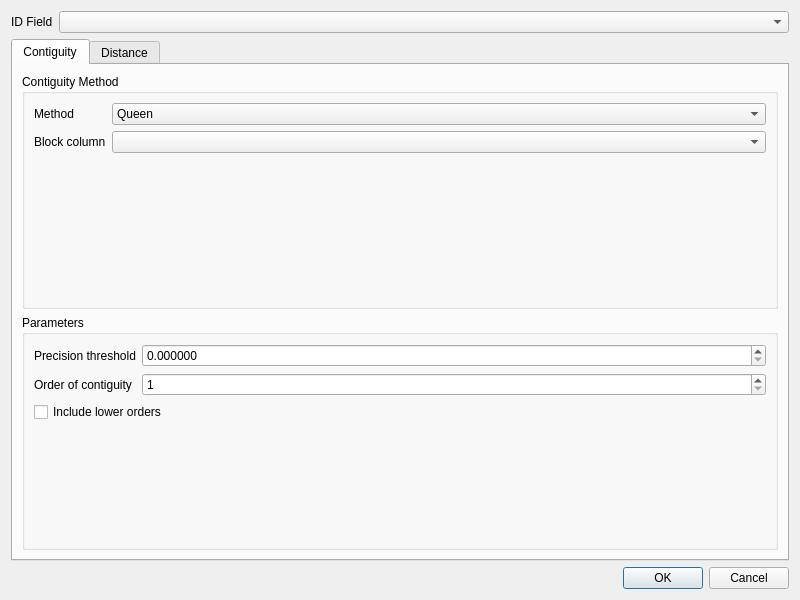
<?xml version="1.0" encoding="UTF-8"?>
<ui version="4.0">
 <class>WeightsDialog</class>
 <widget class="QDialog" name="WeightsDialog">
  <property name="geometry">
   <rect>
    <x>0</x>
    <y>0</y>
    <width>800</width>
    <height>600</height>
   </rect>
  </property>
  <property name="windowTitle">
   <string>Weights</string>
  </property>
  <layout class="QVBoxLayout" name="verticalLayout">
   <item>
    <layout class="QFormLayout" name="idLayout">
     <item row="0" column="0">
      <widget class="QLabel" name="idLabel">
       <property name="text">
        <string>ID Field</string>
       </property>
      </widget>
     </item>
     <item row="0" column="1">
      <widget class="QComboBox" name="idFieldCombo"/>
     </item>
    </layout>
   </item>
   <item>
    <widget class="QTabWidget" name="mainTab">
     <widget class="QWidget" name="contiguityTab">
      <attribute name="title">
       <string>Contiguity</string>
      </attribute>
      <layout class="QVBoxLayout" name="contigLayout">
       <item>
        <widget class="QGroupBox" name="contiguityGroup">
         <property name="title">
          <string>Contiguity Method</string>
         </property>
         <layout class="QFormLayout" name="contiguityMethodLayout">
          <item row="0" column="0">
           <widget class="QLabel" name="contiguityLabel">
            <property name="text">
             <string>Method</string>
            </property>
           </widget>
          </item>
          <item row="0" column="1">
           <widget class="QComboBox" name="contiguityCombo">
            <item>
             <property name="text">
              <string>Queen</string>
             </property>
            </item>
            <item>
             <property name="text">
              <string>Rook</string>
             </property>
            </item>
            <item>
             <property name="text">
              <string>Block</string>
             </property>
            </item>
           </widget>
          </item>
          <item row="1" column="0">
           <widget class="QLabel" name="blockLabel">
            <property name="text">
             <string>Block column</string>
            </property>
           </widget>
          </item>
          <item row="1" column="1">
           <widget class="QComboBox" name="blockColumnCombo"/>
          </item>
         </layout>
        </widget>
       </item>
       <item>
        <widget class="QGroupBox" name="contiguityParamsGroup">
         <property name="title">
          <string>Parameters</string>
         </property>
         <layout class="QFormLayout" name="contiguityParamsLayout">
          <item row="0" column="0">
           <widget class="QLabel" name="precisionLabel">
            <property name="text">
             <string>Precision threshold</string>
            </property>
           </widget>
          </item>
          <item row="0" column="1">
           <widget class="QDoubleSpinBox" name="precisionSpin">
            <property name="minimum">
             <double>0.0</double>
            </property>
            <property name="maximum">
             <double>1000000.0</double>
            </property>
            <property name="decimals">
             <number>6</number>
            </property>
           </widget>
          </item>
          <item row="1" column="0">
           <widget class="QLabel" name="orderLabel">
            <property name="text">
             <string>Order of contiguity</string>
            </property>
           </widget>
          </item>
          <item row="1" column="1">
           <widget class="QSpinBox" name="orderSpin">
            <property name="minimum">
             <number>1</number>
            </property>
            <property name="maximum">
             <number>10</number>
            </property>
           </widget>
          </item>
          <item row="2" column="0" colspan="2">
           <widget class="QCheckBox" name="includeLowerCheck">
            <property name="text">
             <string>Include lower orders</string>
            </property>
           </widget>
          </item>
         </layout>
        </widget>
       </item>
      </layout>
     </widget>
     <widget class="QWidget" name="distanceTab">
      <attribute name="title">
       <string>Distance</string>
      </attribute>
      <layout class="QVBoxLayout" name="distanceLayout">
       <item>
        <widget class="QTabWidget" name="distanceTypeTabs">
         <widget class="QWidget" name="geomDistanceTab">
          <attribute name="title">
           <string>Geometric Centroid</string>
          </attribute>
          <layout class="QVBoxLayout" name="geomLayout">
           <item>
          <layout class="QFormLayout" name="coordLayout">
           <item row="0" column="0">
            <widget class="QLabel" name="geomMetricLabel">
             <property name="text">
              <string>Distance metric</string>
             </property>
            </widget>
           </item>
           <item row="0" column="1">
            <widget class="QComboBox" name="geomMetricCombo">
             <item>
              <property name="text">
               <string>Euclidean</string>
              </property>
             </item>
             <item>
              <property name="text">
               <string>Arc Distance</string>
              </property>
             </item>
            </widget>
           </item>
          </layout>
         </item>
           <item>
            <widget class="QTabWidget" name="geomMethodTabs">
             <widget class="QWidget" name="bandTab">
              <attribute name="title">
               <string>Distance Band</string>
              </attribute>
              <layout class="QFormLayout" name="bandLayout">
               <item row="0" column="0">
                <widget class="QLabel" name="bandwidthLabel">
                 <property name="text">
                  <string>Bandwidth</string>
                 </property>
                </widget>
               </item>
               <item row="0" column="1">
                <widget class="QDoubleSpinBox" name="bandwidthSpin">
                 <property name="minimum">
                  <double>0.0</double>
                 </property>
                 <property name="maximum">
                  <double>1000000.0</double>
                 </property>
                </widget>
               </item>
               <item row="1" column="0" colspan="2">
                <widget class="QSlider" name="bandwidthSlider">
                 <property name="orientation">
                  <enum>Qt::Horizontal</enum>
                 </property>
                </widget>
               </item>
               <item row="2" column="0" colspan="2">
                <widget class="QCheckBox" name="bandInverseCheck">
                 <property name="text">
                  <string>Use inverse distance</string>
                 </property>
                </widget>
               </item>
               <item row="3" column="0">
                <widget class="QLabel" name="bandPowerLabel">
                 <property name="text">
                  <string>Power</string>
                 </property>
                </widget>
               </item>
               <item row="3" column="1">
                <widget class="QDoubleSpinBox" name="bandPowerSpin">
                 <property name="minimum">
                  <double>0.0</double>
                 </property>
                 <property name="maximum">
                  <double>10.0</double>
                 </property>
                 <property name="singleStep">
                  <double>0.1</double>
                 </property>
                 <property name="enabled">
                  <bool>false</bool>
                 </property>
                </widget>
               </item>
              </layout>
             </widget>
             <widget class="QWidget" name="knnTab">
              <attribute name="title">
               <string>K-nearest neighbors</string>
              </attribute>
              <layout class="QFormLayout" name="knnLayout">
               <item row="0" column="0">
                <widget class="QLabel" name="neighborsLabel">
                 <property name="text">
                  <string>Number of neighbors</string>
                 </property>
                </widget>
               </item>
               <item row="0" column="1">
                <widget class="QSpinBox" name="knnSpin">
                 <property name="minimum">
                  <number>1</number>
                 </property>
                 <property name="maximum">
                  <number>100</number>
                 </property>
                </widget>
               </item>
               <item row="1" column="0" colspan="2">
                <widget class="QCheckBox" name="knnInverseCheck">
                 <property name="text">
                  <string>Use inverse distance</string>
                 </property>
                </widget>
               </item>
               <item row="2" column="0">
                <widget class="QLabel" name="knnPowerLabel">
                 <property name="text">
                  <string>Power</string>
                 </property>
                </widget>
               </item>
               <item row="2" column="1">
                <widget class="QDoubleSpinBox" name="knnPowerSpin">
                 <property name="minimum">
                  <double>0.0</double>
                 </property>
                 <property name="maximum">
                  <double>10.0</double>
                 </property>
                 <property name="singleStep">
                  <double>0.1</double>
                 </property>
                 <property name="enabled">
                  <bool>false</bool>
                 </property>
                </widget>
               </item>
              </layout>
             </widget>
             <widget class="QWidget" name="kernelTab">
              <attribute name="title">
               <string>Kernel</string>
              </attribute>
              <layout class="QVBoxLayout" name="kernelLayout">
               <item>
                <layout class="QFormLayout" name="kernelTopLayout">
                 <item row="0" column="0">
                  <widget class="QLabel" name="kernelFuncLabel">
                   <property name="text">
                    <string>Kernel</string>
                   </property>
                  </widget>
                 </item>
                 <item row="0" column="1">
                  <widget class="QComboBox" name="kernelFunctionCombo">
                   <item>
                    <property name="text">
                     <string>Gaussian</string>
                    </property>
                   </item>
                   <item>
                    <property name="text">
                     <string>Quartic</string>
                    </property>
                   </item>
                   <item>
                    <property name="text">
                     <string>Epanechnikov</string>
                    </property>
                   </item>
                   <item>
                    <property name="text">
                     <string>Triangular</string>
                    </property>
                   </item>
                   <item>
                    <property name="text">
                     <string>Uniform</string>
                    </property>
                   </item>
                  </widget>
                 </item>
                 <item row="1" column="0">
                  <widget class="QLabel" name="diagOptionLabel">
                   <property name="text">
                    <string>Diagonal treatment</string>
                   </property>
                  </widget>
                 </item>
                 <item row="1" column="1">
                  <widget class="QComboBox" name="diagOptionCombo">
                   <item>
                    <property name="text">
                     <string>Diagonal weight = 1</string>
                    </property>
                   </item>
                   <item>
                    <property name="text">
                     <string>Apply kernel to diagonal</string>
                    </property>
                   </item>
                  </widget>
                 </item>
                </layout>
               </item>
               <item>
                <widget class="QGroupBox" name="bandwidthGroup">
                 <property name="title">
                  <string>Bandwidth</string>
                 </property>
                 <layout class="QVBoxLayout" name="bandwidthGroupLayout">
                  <item>
                   <widget class="QRadioButton" name="bandwidthValueRadio">
                    <property name="text">
                     <string>Fixed value</string>
                    </property>
                    <property name="checked">
                     <bool>true</bool>
                    </property>
                   </widget>
                  </item>
                  <item>
                   <layout class="QFormLayout" name="fixedBandwidthLayout">
                    <item row="0" column="0">
                     <widget class="QLabel" name="kernelBandwidthLabel">
                      <property name="text">
                       <string>Bandwidth</string>
                      </property>
                     </widget>
                    </item>
                    <item row="0" column="1">
                     <widget class="QDoubleSpinBox" name="kernelBandwidthSpin">
                      <property name="minimum">
                       <double>0.0</double>
                      </property>
                      <property name="maximum">
                       <double>1000000.0</double>
                      </property>
                     </widget>
                    </item>
                    <item row="1" column="0" colspan="2">
                     <widget class="QSlider" name="kernelBandwidthSlider">
                      <property name="orientation">
                       <enum>Qt::Horizontal</enum>
                      </property>
                     </widget>
                    </item>
                   </layout>
                  </item>
                  <item>
                   <widget class="QRadioButton" name="adaptiveBandwidthRadio">
                    <property name="text">
                     <string>Adaptive bandwidth</string>
                    </property>
                   </widget>
                  </item>
                  <item>
                   <layout class="QFormLayout" name="adaptiveLayout">
                    <item row="0" column="0">
                     <widget class="QLabel" name="kernelNeighborsLabel">
                      <property name="text">
                       <string>Number of neighbors</string>
                      </property>
                     </widget>
                    </item>
                    <item row="0" column="1">
                     <widget class="QSpinBox" name="kernelNeighborsSpin">
                      <property name="minimum">
                       <number>1</number>
                      </property>
                      <property name="maximum">
                       <number>100</number>
                      </property>
                     </widget>
                    </item>
                   </layout>
                  </item>
                  <item>
                   <widget class="QRadioButton" name="maxKnnRadio">
                    <property name="text">
                     <string>Use max knn distance</string>
                    </property>
                   </widget>
                  </item>
                 </layout>
                </widget>
               </item>
              </layout>
             </widget>
            </widget>
           </item>
          </layout>
         </widget>
         <widget class="QWidget" name="variablesTab">
          <attribute name="title">
           <string>Variables</string>
          </attribute>
          <layout class="QFormLayout" name="variablesLayout">
           <item row="0" column="0">
            <widget class="QLabel" name="variablesLabel">
             <property name="text">
              <string>Variables</string>
             </property>
            </widget>
           </item>
           <item row="0" column="1">
            <widget class="QPlainTextEdit" name="variablesEdit"/>
           </item>
           <item row="1" column="0">
            <widget class="QLabel" name="transformLabel">
             <property name="text">
              <string>Transformation</string>
             </property>
            </widget>
           </item>
           <item row="1" column="1">
            <widget class="QComboBox" name="transformCombo">
             <item>
              <property name="text">
               <string>Standardize (Z)</string>
              </property>
             </item>
             <item>
              <property name="text">
               <string>Standardize (MAD)</string>
              </property>
             </item>
             <item>
              <property name="text">
               <string>Demean</string>
              </property>
             </item>
             <item>
              <property name="text">
               <string>Raw</string>
              </property>
             </item>
            </widget>
           </item>
           <item row="2" column="0">
            <widget class="QLabel" name="varMetricLabel">
             <property name="text">
              <string>Distance metric</string>
             </property>
            </widget>
           </item>
           <item row="2" column="1">
            <widget class="QComboBox" name="varMetricCombo">
             <item>
              <property name="text">
               <string>Euclidean</string>
              </property>
             </item>
             <item>
              <property name="text">
               <string>Manhattan</string>
              </property>
             </item>
            </widget>
           </item>
          </layout>
         </widget>
        </widget>
       </item>
      </layout>
     </widget>
    </widget>
   </item>
   <item>
    <widget class="QDialogButtonBox" name="buttonBox">
     <property name="standardButtons">
      <set>QDialogButtonBox::Cancel|QDialogButtonBox::Ok</set>
     </property>
    </widget>
   </item>
  </layout>
 </widget>
 <resources/>
 <connections/>
</ui>
